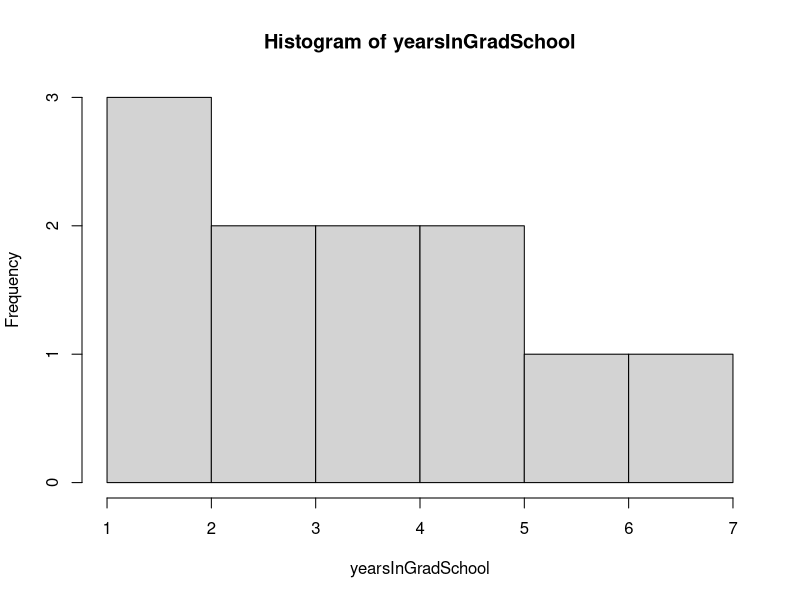
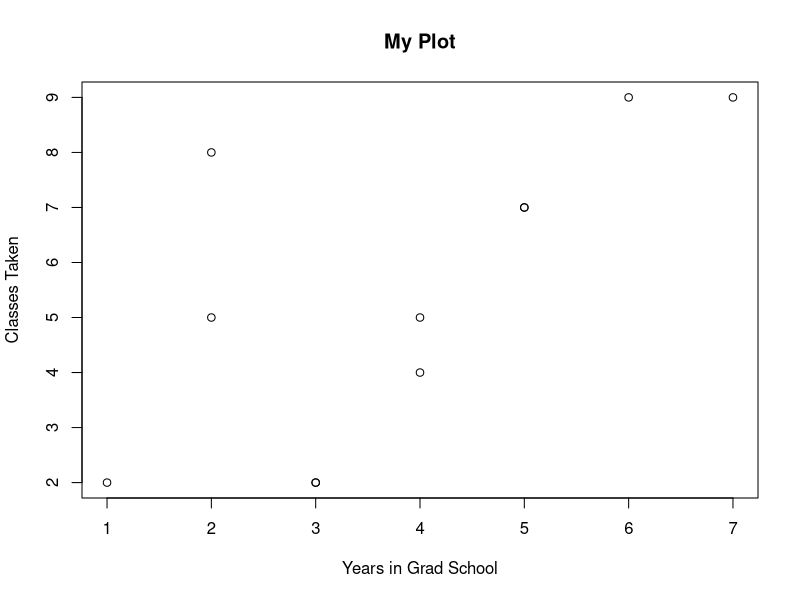
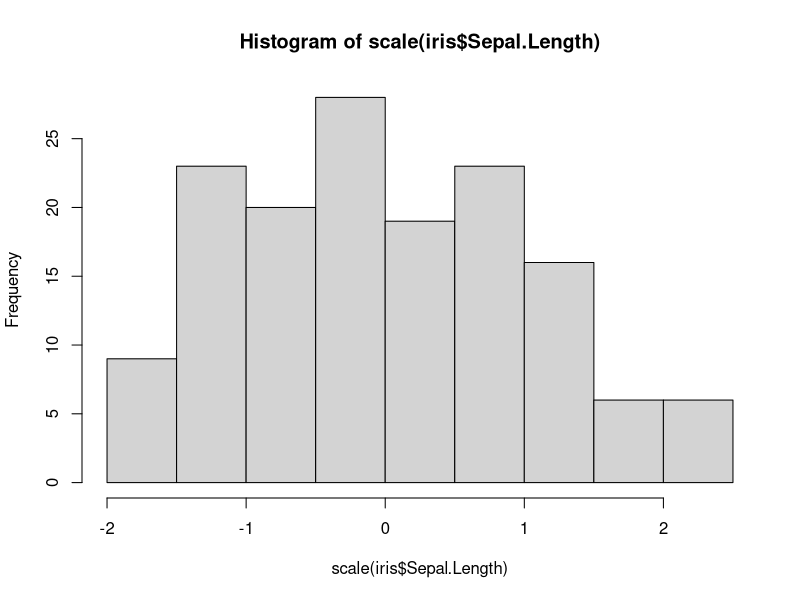

The R script that drew these images, in order:
## ---- chunk 1
2 + 2
5 - 2
10 / 4
9 * 200
sqrt(81)
10 > 4
2 < -1
## ---- chunk 2
foo <- 2 * 3
foo * 6
## ---- chunk 3
yearsInGradSchool <- c(2,1,4,5,6,7,3,2,4,5,3)
## ---- chunk 4
yearsInGradSchool * 3
## ---- chunk 5
yearsInGradSchool - 2
## ---- chunk 6
yearsInGradSchool < 2
## ---- chunk 7
mean(yearsInGradSchool)
sd(yearsInGradSchool)
hist(yearsInGradSchool)
scale(yearsInGradSchool)
range(yearsInGradSchool)
min(yearsInGradSchool)
class(yearsInGradSchool)
str(yearsInGradSchool)
summary(yearsInGradSchool)
## ---- chunk 8
yearsInGradSchool <- c(2,1,4,5,6,7,3,2,4,5,3)
classesTaken <- c(5,2,5,7,9,9,2,8,4,7,2)
gradData <- data.frame(yearsInGradSchool,classesTaken)
gradData
## ---- chunk 9
cor(yearsInGradSchool,classesTaken)
## ---- chunk 10
gradData$yearsInGradSchool
## ---- chunk 11
cor(gradData$yearsInGradSchool,gradData$classesTaken)
## ---- chunk 12
plot(yearsInGradSchool,classesTaken, 
     data = gradData, 
     main = "My Plot", 
     xlab = "Years in Grad School", 
     ylab = "Classes Taken")
## ---- chunk 13
str(iris)
class(iris)
summary(iris)
## ---- chunk 14
iris$Sepal.Length
## ---- chunk 15
hist(scale(iris$Sepal.Length))
iris$Sepal.Length.scale <- scale(iris$Sepal.Length)
## ---- chunk 16
iris[1,1]
iris[2,]
iris[,5]
iris[iris$Sepal.Length < 5,]
iris[,c(1:4)]
iris[c(1,2,3,4,5,6,8),c(1:3,5)]
Setosas <- iris[iris$Species == "setosa",]
## ---- chunk 17
getwd()
